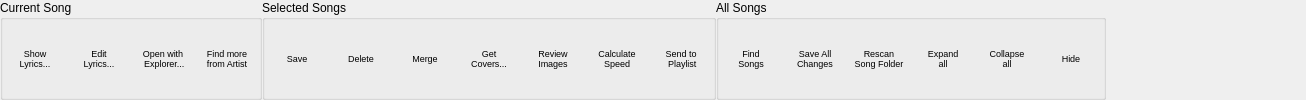
  <widget class="QWidget" name="songsTab">
   <attribute name="title">
    <string>&amp;Songs</string>
   </attribute>
   <layout class="QHBoxLayout" name="horizontalLayout_11">
    <property name="spacing">
     <number>0</number>
    </property>
    <property name="leftMargin">
     <number>0</number>
    </property>
    <property name="topMargin">
     <number>0</number>
    </property>
    <property name="rightMargin">
     <number>0</number>
    </property>
    <property name="bottomMargin">
     <number>0</number>
    </property>
    <item>
     <widget class="QGroupBox" name="currentSong">
      <property name="minimumSize">
       <size>
        <width>0</width>
        <height>0</height>
       </size>
      </property>
      <property name="title">
       <string>Current Song</string>
      </property>
      <layout class="QHBoxLayout" name="horizontalLayout_10">
       <property name="spacing">
        <number>0</number>
       </property>
       <property name="leftMargin">
        <number>0</number>
       </property>
       <property name="topMargin">
        <number>0</number>
       </property>
       <property name="rightMargin">
        <number>0</number>
       </property>
       <property name="bottomMargin">
        <number>0</number>
       </property>
       <item>
        <widget class="QToolButton" name="showLyricsBtn">
         <property name="sizePolicy">
          <sizepolicy hsizetype="Preferred" vsizetype="Preferred">
           <horstretch>0</horstretch>
           <verstretch>0</verstretch>
          </sizepolicy>
         </property>
         <property name="minimumSize">
          <size>
           <width>64</width>
           <height>0</height>
          </size>
         </property>
         <property name="font">
          <font>
           <pointsize>7</pointsize>
          </font>
         </property>
         <property name="toolTip">
          <string>Show the lyrics of the current song in a human readable form.</string>
         </property>
         <property name="text">
          <string>Show
Lyrics...</string>
         </property>
         <property name="icon">
          <iconset resource="../resources/UltraStar-Manager.qrc">
           <normaloff>:/types/text.png</normaloff>:/types/text.png</iconset>
         </property>
         <property name="toolButtonStyle">
          <enum>Qt::ToolButtonTextUnderIcon</enum>
         </property>
         <property name="autoRaise">
          <bool>true</bool>
         </property>
        </widget>
       </item>
       <item>
        <widget class="QToolButton" name="editLyricsBtn">
         <property name="sizePolicy">
          <sizepolicy hsizetype="Preferred" vsizetype="Preferred">
           <horstretch>0</horstretch>
           <verstretch>0</verstretch>
          </sizepolicy>
         </property>
         <property name="minimumSize">
          <size>
           <width>64</width>
           <height>0</height>
          </size>
         </property>
         <property name="font">
          <font>
           <pointsize>7</pointsize>
          </font>
         </property>
         <property name="toolTip">
          <string>Modify each syllable of the song. Perform manual corrections.</string>
         </property>
         <property name="text">
          <string>Edit
Lyrics...</string>
         </property>
         <property name="icon">
          <iconset resource="../resources/UltraStar-Manager.qrc">
           <normaloff>:/control/text_edit.png</normaloff>:/control/text_edit.png</iconset>
         </property>
         <property name="toolButtonStyle">
          <enum>Qt::ToolButtonTextUnderIcon</enum>
         </property>
         <property name="autoRaise">
          <bool>true</bool>
         </property>
        </widget>
       </item>
       <item>
        <widget class="QToolButton" name="openExpBtn">
         <property name="sizePolicy">
          <sizepolicy hsizetype="Preferred" vsizetype="Preferred">
           <horstretch>0</horstretch>
           <verstretch>0</verstretch>
          </sizepolicy>
         </property>
         <property name="minimumSize">
          <size>
           <width>64</width>
           <height>0</height>
          </size>
         </property>
         <property name="font">
          <font>
           <pointsize>7</pointsize>
          </font>
         </property>
         <property name="toolTip">
          <string>Open the folder of the current song.</string>
         </property>
         <property name="text">
          <string>Open with
 Explorer...</string>
         </property>
         <property name="icon">
          <iconset resource="../resources/UltraStar-Manager.qrc">
           <normaloff>:/types/folder.png</normaloff>:/types/folder.png</iconset>
         </property>
         <property name="toolButtonStyle">
          <enum>Qt::ToolButtonTextUnderIcon</enum>
         </property>
         <property name="autoRaise">
          <bool>true</bool>
         </property>
        </widget>
       </item>
       <item>
        <widget class="QToolButton" name="moreArtistBtn">
         <property name="sizePolicy">
          <sizepolicy hsizetype="Preferred" vsizetype="Preferred">
           <horstretch>0</horstretch>
           <verstretch>0</verstretch>
          </sizepolicy>
         </property>
         <property name="minimumSize">
          <size>
           <width>64</width>
           <height>0</height>
          </size>
         </property>
         <property name="font">
          <font>
           <pointsize>7</pointsize>
          </font>
         </property>
         <property name="toolTip">
          <string>Filter all songs for the current artist.</string>
         </property>
         <property name="text">
          <string>Find more
from Artist</string>
         </property>
         <property name="icon">
          <iconset resource="../resources/UltraStar-Manager.qrc">
           <normaloff>:/types/user.png</normaloff>:/types/user.png</iconset>
         </property>
         <property name="toolButtonStyle">
          <enum>Qt::ToolButtonTextUnderIcon</enum>
         </property>
         <property name="autoRaise">
          <bool>true</bool>
         </property>
        </widget>
       </item>
      </layout>
     </widget>
    </item>
    <item>
     <widget class="QGroupBox" name="selectedSongs">
      <property name="minimumSize">
       <size>
        <width>0</width>
        <height>0</height>
       </size>
      </property>
      <property name="title">
       <string>Selected Songs</string>
      </property>
      <layout class="QHBoxLayout" name="horizontalLayout">
       <property name="spacing">
        <number>0</number>
       </property>
       <property name="leftMargin">
        <number>0</number>
       </property>
       <property name="topMargin">
        <number>0</number>
       </property>
       <property name="rightMargin">
        <number>0</number>
       </property>
       <property name="bottomMargin">
        <number>0</number>
       </property>
       <item>
        <widget class="QToolButton" name="saveBtn">
         <property name="sizePolicy">
          <sizepolicy hsizetype="Preferred" vsizetype="Preferred">
           <horstretch>0</horstretch>
           <verstretch>0</verstretch>
          </sizepolicy>
         </property>
         <property name="minimumSize">
          <size>
           <width>64</width>
           <height>0</height>
          </size>
         </property>
         <property name="font">
          <font>
           <pointsize>7</pointsize>
          </font>
         </property>
         <property name="toolTip">
          <string>Save selected songs.</string>
         </property>
         <property name="text">
          <string>Save</string>
         </property>
         <property name="icon">
          <iconset resource="../resources/UltraStar-Manager.qrc">
           <normaloff>:/control/save.png</normaloff>:/control/save.png</iconset>
         </property>
         <property name="iconSize">
          <size>
           <width>24</width>
           <height>24</height>
          </size>
         </property>
         <property name="toolButtonStyle">
          <enum>Qt::ToolButtonTextUnderIcon</enum>
         </property>
         <property name="autoRaise">
          <bool>true</bool>
         </property>
        </widget>
       </item>
       <item>
        <widget class="QToolButton" name="deleteBtn">
         <property name="sizePolicy">
          <sizepolicy hsizetype="Preferred" vsizetype="Preferred">
           <horstretch>0</horstretch>
           <verstretch>0</verstretch>
          </sizepolicy>
         </property>
         <property name="minimumSize">
          <size>
           <width>64</width>
           <height>0</height>
          </size>
         </property>
         <property name="font">
          <font>
           <pointsize>7</pointsize>
          </font>
         </property>
         <property name="toolTip">
          <string>Delete selected songs from the database.</string>
         </property>
         <property name="text">
          <string>Delete</string>
         </property>
         <property name="icon">
          <iconset resource="../resources/UltraStar-Manager.qrc">
           <normaloff>:/control/bin.png</normaloff>:/control/bin.png</iconset>
         </property>
         <property name="toolButtonStyle">
          <enum>Qt::ToolButtonTextUnderIcon</enum>
         </property>
         <property name="autoRaise">
          <bool>true</bool>
         </property>
        </widget>
       </item>
       <item>
        <widget class="QToolButton" name="mergeBtn">
         <property name="sizePolicy">
          <sizepolicy hsizetype="Preferred" vsizetype="Preferred">
           <horstretch>0</horstretch>
           <verstretch>0</verstretch>
          </sizepolicy>
         </property>
         <property name="minimumSize">
          <size>
           <width>64</width>
           <height>0</height>
          </size>
         </property>
         <property name="font">
          <font>
           <pointsize>7</pointsize>
          </font>
         </property>
         <property name="toolTip">
          <string>Merge all selected songs with the current song.</string>
         </property>
         <property name="text">
          <string>Merge</string>
         </property>
         <property name="icon">
          <iconset resource="../resources/UltraStar-Manager.qrc">
           <normaloff>:/control/merge.png</normaloff>:/control/merge.png</iconset>
         </property>
         <property name="toolButtonStyle">
          <enum>Qt::ToolButtonTextUnderIcon</enum>
         </property>
         <property name="autoRaise">
          <bool>true</bool>
         </property>
        </widget>
       </item>
       <item>
        <widget class="QToolButton" name="getCoversBtn">
         <property name="sizePolicy">
          <sizepolicy hsizetype="Preferred" vsizetype="Preferred">
           <horstretch>0</horstretch>
           <verstretch>0</verstretch>
          </sizepolicy>
         </property>
         <property name="minimumSize">
          <size>
           <width>64</width>
           <height>0</height>
          </size>
         </property>
         <property name="font">
          <font>
           <pointsize>7</pointsize>
          </font>
         </property>
         <property name="toolTip">
          <string>Get covers for the selected songs from remote image sources.</string>
         </property>
         <property name="text">
          <string>Get
Covers...</string>
         </property>
         <property name="icon">
          <iconset resource="../resources/UltraStar-Manager.qrc">
           <normaloff>:/control/image_go.png</normaloff>:/control/image_go.png</iconset>
         </property>
         <property name="iconSize">
          <size>
           <width>16</width>
           <height>16</height>
          </size>
         </property>
         <property name="toolButtonStyle">
          <enum>Qt::ToolButtonTextUnderIcon</enum>
         </property>
         <property name="autoRaise">
          <bool>true</bool>
         </property>
        </widget>
       </item>
       <item>
        <widget class="QToolButton" name="reviewPicturesBtn">
         <property name="sizePolicy">
          <sizepolicy hsizetype="Preferred" vsizetype="Preferred">
           <horstretch>0</horstretch>
           <verstretch>0</verstretch>
          </sizepolicy>
         </property>
         <property name="minimumSize">
          <size>
           <width>64</width>
           <height>0</height>
          </size>
         </property>
         <property name="font">
          <font>
           <pointsize>7</pointsize>
          </font>
         </property>
         <property name="toolTip">
          <string>Show a slideshow of pictures like iTunes CoverFlow.</string>
         </property>
         <property name="text">
          <string>Review
Images</string>
         </property>
         <property name="icon">
          <iconset resource="../resources/UltraStar-Manager.qrc">
           <normaloff>:/control/images.png</normaloff>:/control/images.png</iconset>
         </property>
         <property name="popupMode">
          <enum>QToolButton::InstantPopup</enum>
         </property>
         <property name="toolButtonStyle">
          <enum>Qt::ToolButtonTextUnderIcon</enum>
         </property>
         <property name="autoRaise">
          <bool>true</bool>
         </property>
        </widget>
       </item>
       <item>
        <widget class="QToolButton" name="calcSongSpeed">
         <property name="sizePolicy">
          <sizepolicy hsizetype="Preferred" vsizetype="Preferred">
           <horstretch>0</horstretch>
           <verstretch>0</verstretch>
          </sizepolicy>
         </property>
         <property name="minimumSize">
          <size>
           <width>64</width>
           <height>0</height>
          </size>
         </property>
         <property name="font">
          <font>
           <pointsize>7</pointsize>
          </font>
         </property>
         <property name="toolTip">
          <string>Compute the number of syllables per second. Fill the column for the song speed in the tree with values.</string>
         </property>
         <property name="text">
          <string>Calculate
Speed</string>
         </property>
         <property name="icon">
          <iconset resource="../resources/UltraStar-Manager.qrc">
           <normaloff>:/marks/speed_slow_turtle.png</normaloff>:/marks/speed_slow_turtle.png</iconset>
         </property>
         <property name="toolButtonStyle">
          <enum>Qt::ToolButtonTextUnderIcon</enum>
         </property>
         <property name="autoRaise">
          <bool>true</bool>
         </property>
        </widget>
       </item>
       <item>
        <widget class="QToolButton" name="sendToPlaylistBtn">
         <property name="sizePolicy">
          <sizepolicy hsizetype="Preferred" vsizetype="Preferred">
           <horstretch>0</horstretch>
           <verstretch>0</verstretch>
          </sizepolicy>
         </property>
         <property name="minimumSize">
          <size>
           <width>64</width>
           <height>0</height>
          </size>
         </property>
         <property name="font">
          <font>
           <pointsize>7</pointsize>
          </font>
         </property>
         <property name="toolTip">
          <string>Add the selected songs to the current playlist.</string>
         </property>
         <property name="text">
          <string>Send to
 Playlist</string>
         </property>
         <property name="icon">
          <iconset resource="../resources/UltraStar-Manager.qrc">
           <normaloff>:/control/playlist_to.png</normaloff>:/control/playlist_to.png</iconset>
         </property>
         <property name="toolButtonStyle">
          <enum>Qt::ToolButtonTextUnderIcon</enum>
         </property>
         <property name="autoRaise">
          <bool>true</bool>
         </property>
        </widget>
       </item>
      </layout>
     </widget>
    </item>
    <item>
     <widget class="QGroupBox" name="allSongs">
      <property name="minimumSize">
       <size>
        <width>0</width>
        <height>0</height>
       </size>
      </property>
      <property name="title">
       <string>All Songs</string>
      </property>
      <layout class="QHBoxLayout" name="horizontalLayout_8">
       <property name="spacing">
        <number>0</number>
       </property>
       <property name="leftMargin">
        <number>0</number>
       </property>
       <property name="topMargin">
        <number>0</number>
       </property>
       <property name="rightMargin">
        <number>0</number>
       </property>
       <property name="bottomMargin">
        <number>0</number>
       </property>
       <item>
        <widget class="QToolButton" name="findSongsBtn">
         <property name="sizePolicy">
          <sizepolicy hsizetype="Preferred" vsizetype="Preferred">
           <horstretch>0</horstretch>
           <verstretch>0</verstretch>
          </sizepolicy>
         </property>
         <property name="minimumSize">
          <size>
           <width>64</width>
           <height>0</height>
          </size>
         </property>
         <property name="font">
          <font>
           <pointsize>7</pointsize>
          </font>
         </property>
         <property name="toolTip">
          <string>Find songs by adding a filter to the song tree. Use regular expressions.</string>
         </property>
         <property name="text">
          <string>Find
Songs</string>
         </property>
         <property name="icon">
          <iconset resource="../resources/UltraStar-Manager.qrc">
           <normaloff>:/control/magnifier.png</normaloff>:/control/magnifier.png</iconset>
         </property>
         <property name="checkable">
          <bool>true</bool>
         </property>
         <property name="toolButtonStyle">
          <enum>Qt::ToolButtonTextUnderIcon</enum>
         </property>
         <property name="autoRaise">
          <bool>true</bool>
         </property>
        </widget>
       </item>
       <item>
        <widget class="QToolButton" name="saveAllBtn">
         <property name="sizePolicy">
          <sizepolicy hsizetype="Preferred" vsizetype="Preferred">
           <horstretch>0</horstretch>
           <verstretch>0</verstretch>
          </sizepolicy>
         </property>
         <property name="minimumSize">
          <size>
           <width>64</width>
           <height>0</height>
          </size>
         </property>
         <property name="font">
          <font>
           <pointsize>7</pointsize>
          </font>
         </property>
         <property name="toolTip">
          <string>Save all modified but unsaved songs (the bold ones).</string>
         </property>
         <property name="text">
          <string>Save All
Changes</string>
         </property>
         <property name="icon">
          <iconset resource="../resources/UltraStar-Manager.qrc">
           <normaloff>:/control/save_all.png</normaloff>:/control/save_all.png</iconset>
         </property>
         <property name="toolButtonStyle">
          <enum>Qt::ToolButtonTextUnderIcon</enum>
         </property>
         <property name="autoRaise">
          <bool>true</bool>
         </property>
        </widget>
       </item>
       <item>
        <widget class="QToolButton" name="rescanSongsBtn">
         <property name="sizePolicy">
          <sizepolicy hsizetype="Preferred" vsizetype="Preferred">
           <horstretch>0</horstretch>
           <verstretch>0</verstretch>
          </sizepolicy>
         </property>
         <property name="minimumSize">
          <size>
           <width>64</width>
           <height>0</height>
          </size>
         </property>
         <property name="font">
          <font>
           <pointsize>7</pointsize>
          </font>
         </property>
         <property name="toolTip">
          <string>Reload all songs into memory. This may take a while.</string>
         </property>
         <property name="text">
          <string>Rescan
Song Folder</string>
         </property>
         <property name="icon">
          <iconset resource="../resources/UltraStar-Manager.qrc">
           <normaloff>:/control/refresh.png</normaloff>:/control/refresh.png</iconset>
         </property>
         <property name="toolButtonStyle">
          <enum>Qt::ToolButtonTextUnderIcon</enum>
         </property>
         <property name="autoRaise">
          <bool>true</bool>
         </property>
        </widget>
       </item>
       <item>
        <widget class="QToolButton" name="expandAllBtn">
         <property name="sizePolicy">
          <sizepolicy hsizetype="Preferred" vsizetype="Preferred">
           <horstretch>0</horstretch>
           <verstretch>0</verstretch>
          </sizepolicy>
         </property>
         <property name="minimumSize">
          <size>
           <width>64</width>
           <height>0</height>
          </size>
         </property>
         <property name="font">
          <font>
           <pointsize>7</pointsize>
          </font>
         </property>
         <property name="toolTip">
          <string>Expand all nodes in the song tree.</string>
         </property>
         <property name="text">
          <string>Expand
all</string>
         </property>
         <property name="icon">
          <iconset resource="../resources/UltraStar-Manager.qrc">
           <normaloff>:/control/expand.png</normaloff>:/control/expand.png</iconset>
         </property>
         <property name="toolButtonStyle">
          <enum>Qt::ToolButtonTextUnderIcon</enum>
         </property>
         <property name="autoRaise">
          <bool>true</bool>
         </property>
        </widget>
       </item>
       <item>
        <widget class="QToolButton" name="collapseAllBtn">
         <property name="sizePolicy">
          <sizepolicy hsizetype="Preferred" vsizetype="Preferred">
           <horstretch>0</horstretch>
           <verstretch>0</verstretch>
          </sizepolicy>
         </property>
         <property name="minimumSize">
          <size>
           <width>64</width>
           <height>0</height>
          </size>
         </property>
         <property name="font">
          <font>
           <pointsize>7</pointsize>
          </font>
         </property>
         <property name="toolTip">
          <string>Collapse all nodes in the song tree.</string>
         </property>
         <property name="text">
          <string>Collapse
all</string>
         </property>
         <property name="icon">
          <iconset resource="../resources/UltraStar-Manager.qrc">
           <normaloff>:/control/collapse.png</normaloff>:/control/collapse.png</iconset>
         </property>
         <property name="toolButtonStyle">
          <enum>Qt::ToolButtonTextUnderIcon</enum>
         </property>
         <property name="autoRaise">
          <bool>true</bool>
         </property>
        </widget>
       </item>
       <item>
        <widget class="QToolButton" name="hideSongsBtn">
         <property name="sizePolicy">
          <sizepolicy hsizetype="Preferred" vsizetype="Preferred">
           <horstretch>0</horstretch>
           <verstretch>0</verstretch>
          </sizepolicy>
         </property>
         <property name="minimumSize">
          <size>
           <width>64</width>
           <height>0</height>
          </size>
         </property>
         <property name="font">
          <font>
           <pointsize>7</pointsize>
          </font>
         </property>
         <property name="toolTip">
          <string>Filter the song tree manually.</string>
         </property>
         <property name="text">
          <string>Hide</string>
         </property>
         <property name="icon">
          <iconset resource="../resources/UltraStar-Manager.qrc">
           <normaloff>:/control/eye.png</normaloff>:/control/eye.png</iconset>
         </property>
         <property name="popupMode">
          <enum>QToolButton::InstantPopup</enum>
         </property>
         <property name="toolButtonStyle">
          <enum>Qt::ToolButtonTextUnderIcon</enum>
         </property>
         <property name="autoRaise">
          <bool>true</bool>
         </property>
         <property name="arrowType">
          <enum>Qt::NoArrow</enum>
         </property>
        </widget>
       </item>
      </layout>
     </widget>
    </item>
    <item>
     <spacer name="horizontalSpacer">
      <property name="orientation">
       <enum>Qt::Horizontal</enum>
      </property>
      <property name="sizeHint" stdset="0">
       <size>
        <width>200</width>
        <height>20</height>
       </size>
      </property>
     </spacer>
    </item>
   </layout>
  </widget>
